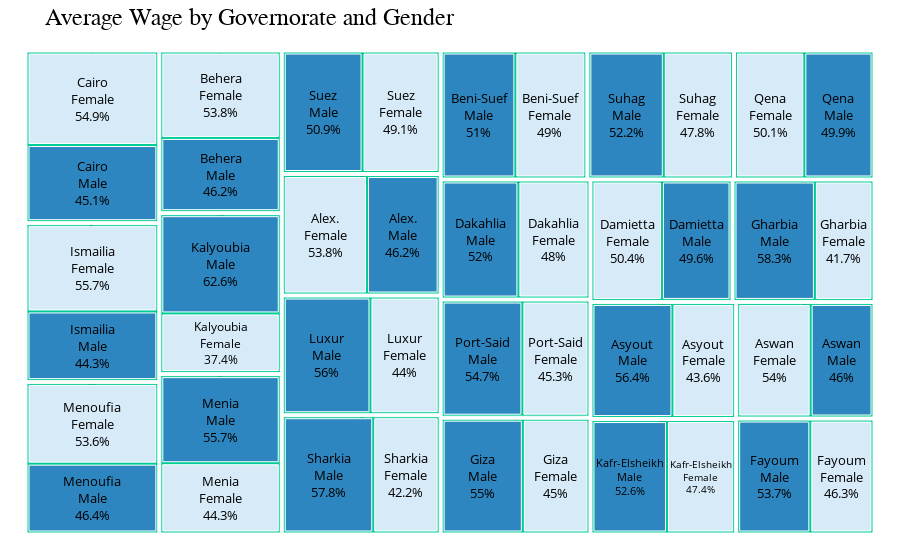

This figure's notebook cell:
### Code cell
# تنظيف البيانات
df_clean = df.dropna(subset=['gov','sex','monthly_wage'])

# حساب المتوسط
avg_wage = df_clean.groupby(['gov','sex'], as_index=False)['monthly_wage'].mean()
avg_wage['percentage'] = (
    avg_wage['monthly_wage'] / avg_wage.groupby('gov')['monthly_wage'].transform('sum') * 100
).round(1)

# ألوان ثابتة
color_map = {
    'Male': '#2e86c1',   # أزرق غامق
    'Female': '#d6eaf8'  # أزرق فاتح
}

# Treemap
fig = px.treemap(
    avg_wage, 
    path=['gov','sex'],
    values='monthly_wage',
    color='sex',
    color_discrete_map=color_map,
    title='Average Wage by Governorate and Gender',
    hover_data={'monthly_wage':':.0f', 'percentage':':.1f'},
    custom_data=['gov', 'sex', 'percentage']  # ← نضيف اسم المحافظة والنوع
)

# تخصيص النص والخلفية
fig.update_traces(
    texttemplate="%{customdata[0]}<br>%{customdata[1]}<br>%{customdata[2]}%", 
    textposition="middle center", 
    textfont_color="black",
    marker=dict(
        line=dict(color='white', width=1),
        pad=dict(t=2, l=2, r=2, b=2)
    ),
    root_color='white'
)

# إعداد الشكل العام
fig.update_layout(
    title_font=dict(size=24, color='#000000', family='Arial Black'),
    font=dict(size=13, color='#000000'),
    hoverlabel=dict(font_size=14, font_color='black', bgcolor='white'),
    paper_bgcolor='white',
    plot_bgcolor='white',
    margin=dict(t=50, l=25, r=25, b=25)
)

fig.show()

### Figure 1 — Plotly figure (JSON) as saved in the notebook; plotly's stock layout.template omitted (floating-point values rounded to 4 significant figures; data arrays with more than 128 entries replaced by an {"elided": "..."} marker saying what was removed)
{"data": [{"branchvalues": "total", "customdata": {"elided": "66x4 mixed values"}, "domain": {"x": [0, 1], "y": [0, 1]}, "hovertemplate": "labels=%{label}<br>monthly_wage=%{customdata[3]:.0f}<br>parent=%{parent}<br>id=%{id}<br>percentage=%{customdata[2]:.1f}<br>sex=%{customdata[1]}<extra></extra>", "ids": ["Alex./Female", "Beni-Suef/Male", "Fayoum/Male", "Asyout/Male", "Alex./Male", "Suez/Male", "Suez/Female", "Giza/Male", "Qena/Female", "Menoufia/Female", "Kafr-Elsheikh/Male", "Kafr-Elsheikh/Female", "Luxur/Female", "Giza/Female", "Fayoum/Female", "Menoufia/Male", "Dakahlia/Female", "Beni-Suef/Female", "Qena/Male", "Asyout/Female", "Luxur/Male", "Dakahlia/Male", "Kalyoubia/Male", "Damietta/Male", "Menia/Male", "Ismailia/Male", "Port-Said/Male", "Gharbia/Male", "Sharkia/Male", "Suhag/Female", "Behera/Male", "Aswan/Male", "Sharkia/Female", "Port-Said/Female", "Menia/Female", "Kalyoubia/Female", "Ismailia/Female", "Gharbia/Female", "Damietta/Female", "Cairo/Female", "Behera/Female", "Aswan/Female", "Cairo/Male", "Suhag/Male", "Alex.", "Aswan", "Asyout", "Behera", "Beni-Suef", "Cairo", "Dakahlia", "Damietta", "Fayoum", "Gharbia", "Giza", "Ismailia", "Kafr-Elsheikh", "Kalyoubia", "Luxur", "Menia", "Menoufia", "Port-Said", "Qena", "Sharkia", "Suez", "Suhag"], "labels": ["Female", "Male", "Male", "Male", "Male", "Male", "Female", "Male", "Female", "Female", "Male", "Female", "Female", "Female", "Female", "Male", "Female", "Female", "Male", "Female", "Male", "Male", "Male", "Male", "Male", "Male", "Male", "Male", "Male", "Female", "Male", "Male", "Female", "Female", "Female", "Female", "Female", "Female", "Female", "Female", "Female", "Female", "Male", "Male", "Alex.", "Aswan", "Asyout", "Behera", "Beni-Suef", "Cairo", "Dakahlia", "Damietta", "Fayoum", "Gharbia", "Giza", "Ismailia", "Kafr-Elsheikh", "Kalyoubia", "Luxur", "Menia", "Menoufia", "Port-Said", "Qena", "Sharkia", "Suez", "Suhag"], "marker": {"colors": ["#d6eaf8", "#2e86c1", "#2e86c1", "#2e86c1", "#2e86c1", "#2e86c1", "#d6eaf8", "#2e86c1", "#d6eaf8", "#d6eaf8", "#2e86c1", "#d6eaf8", "#d6eaf8", "#d6eaf8", "#d6eaf8", "#2e86c1", "#d6eaf8", "#d6eaf8", "#2e86c1", "#d6eaf8", "#2e86c1", "#2e86c1", "#2e86c1", "#2e86c1", "#2e86c1", "#2e86c1", "#2e86c1", "#2e86c1", "#2e86c1", "#d6eaf8", "#2e86c1", "#2e86c1", "#d6eaf8", "#d6eaf8", "#d6eaf8", "#d6eaf8", "#d6eaf8", "#d6eaf8", "#d6eaf8", "#d6eaf8", "#d6eaf8", "#d6eaf8", "#2e86c1", "#2e86c1", "#00cc96", "#00cc96", "#00cc96", "#00cc96", "#00cc96", "#00cc96", "#00cc96", "#00cc96", "#00cc96", "#00cc96", "#00cc96", "#00cc96", "#00cc96", "#00cc96", "#00cc96", "#00cc96", "#00cc96", "#00cc96", "#00cc96", "#00cc96", "#00cc96", "#00cc96"], "line": {"color": "white", "width": 1}, "pad": {"b": 2, "l": 2, "r": 2, "t": 2}}, "name": "", "parents": ["Alex.", "Beni-Suef", "Fayoum", "Asyout", "Alex.", "Suez", "Suez", "Giza", "Qena", "Menoufia", "Kafr-Elsheikh", "Kafr-Elsheikh", "Luxur", "Giza", "Fayoum", "Menoufia", "Dakahlia", "Beni-Suef", "Qena", "Asyout", "Luxur", "Dakahlia", "Kalyoubia", "Damietta", "Menia", "Ismailia", "Port-Said", "Gharbia", "Sharkia", "Suhag", "Behera", "Aswan", "Sharkia", "Port-Said", "Menia", "Kalyoubia", "Ismailia", "Gharbia", "Damietta", "Cairo", "Behera", "Aswan", "Cairo", "Suhag", "", "", "", "", "", "", "", "", "", "", "", "", "", "", "", "", "", "", "", "", "", ""], "root": {"color": "white"}, "textfont": {"color": "black"}, "textposition": "middle center", "texttemplate": "%{customdata[0]}<br>%{customdata[1]}<br>%{customdata[2]}%", "type": "treemap", "values": [4715.0, 4381.0, 3912.0, 4377.0, 4056.0, 4536.0, 4382.0, 4373.0, 4125.0, 4966.0, 4020.0, 3624.0, 3804.0, 3577.0, 3375.0, 4298.0, 3926.0, 4217.0, 4112.0, 3378.0, 4839.0, 4246.0, 5606.0, 3923.0, 4970.0, 4281.0, 4398.0, 4602.0, 4976.0, 4104.0, 4178.0, 3374.0, 3636.0, 3643.0, 3952.0, 3349.0, 5380.0, 3297.0, 3981.0, 5758.0, 4872.0, 3954.0, 4740.0, 4486.0, 8771.0, 7328.0, 7756.0, 9050.0, 8598.0, 10500.0, 8172.0, 7904.0, 7287.0, 7898.0, 7950.0, 9662.0, 7644.0, 8955.0, 8642.0, 8922.0, 9264.0, 8042.0, 8236.0, 8611.0, 8918.0, 8591.0]}], "layout": {"font": {"color": "#000000", "size": 13}, "hoverlabel": {"bgcolor": "white", "font": {"color": "black", "size": 14}}, "legend": {"tracegroupgap": 0}, "margin": {"b": 25, "l": 25, "r": 25, "t": 50}, "paper_bgcolor": "white", "plot_bgcolor": "white", "title": {"font": {"color": "#000000", "family": "Arial Black", "size": 24}, "text": "Average Wage by Governorate and Gender"}}}
